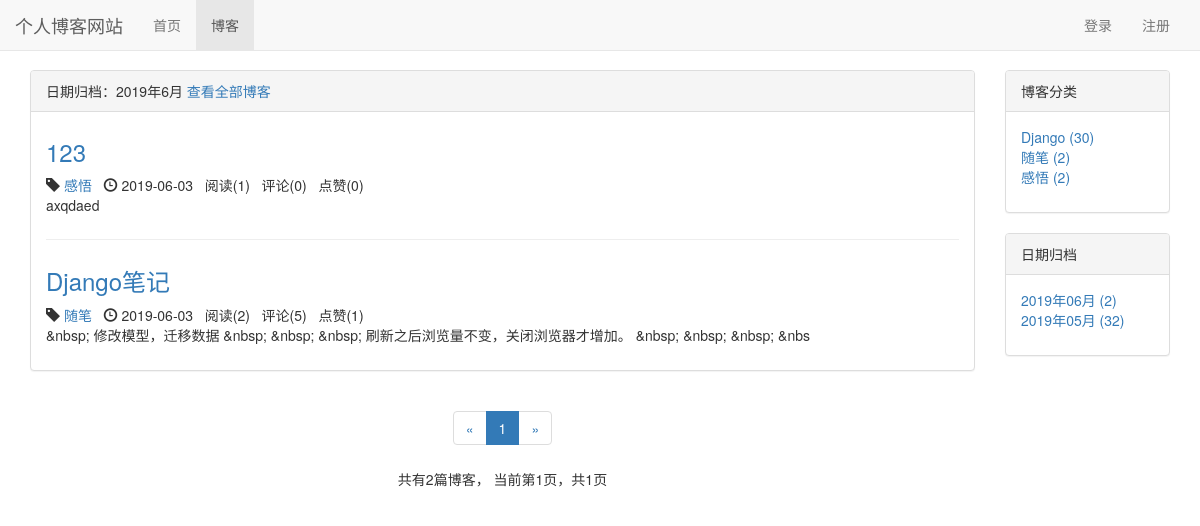
/blog/date/2019/6, run on the app's committed database.
### blog/models.py (models this page shows, shortened)
class Blog(models.Model, ReadNumExpandMethod):
    title = models.CharField(max_length=50)
    blog_type = models.ForeignKey(BlogType, on_delete=models.CASCADE)
    content = RichTextUploadingField()
    author = models.ForeignKey(User, on_delete=models.CASCADE)
    read_details = GenericRelation(ReadDetail)
    created_time = models.DateTimeField(auto_now_add=True)
    last_updated_time = models.DateTimeField(auto_now=True)
    class Meta:
        ordering = ['-created_time']

class BlogType(models.Model):
    type_name = models.CharField(max_length=15)
    def __str__(self):
        return self.type_name

### read_statistics/models.py (models this page shows)
class ReadNum(models.Model):
    read_num = models.IntegerField(default=0)
    content_type = models.ForeignKey(ContentType, on_delete=models.CASCADE)
    object_id = models.PositiveIntegerField()
    content_object = GenericForeignKey('content_type', 'object_id')

### likes/models.py (models this page shows)
class LikeCount(models.Model):
    content_type = models.ForeignKey(ContentType, on_delete=models.CASCADE)
    object_id = models.PositiveIntegerField()
    content_object = GenericForeignKey('content_type', 'object_id')
    liked_num = models.IntegerField(default=0)

### blog/views.py (the view)
# urls.py: path('date/<int:year>/<int:month>', views.blogs_with_date, name="blogs_with_date"),
def blogs_with_date(request, year, month):
    blogs_all_list = Blog.objects.filter(created_time__year=year, created_time__month=month)
    context = get_blog_list_common_data(request, blogs_all_list)
    context['blogs_with_date'] = '%s年%s月' % (year, month)
    return render(request, 'blog/blogs_with_date.html', context)

### comment/templatetags/comment_tags.py (called while the page is built)
@register.simple_tag
def get_comment_count(obj):
    content_type = ContentType.objects.get_for_model(obj)
    return Comment.objects.filter(content_type=content_type, object_id=obj.pk).count()

### likes/templatetags/likes_tags.py (called while the page is built)
@register.simple_tag
def get_like_count(obj):
    content_type = ContentType.objects.get_for_model(obj)
    like_count, created = LikeCount.objects.get_or_create(content_type=content_type, object_id=obj.pk)
    return like_count.liked_num

### read_statistics/models.py (called while the page is built)
    def get_read_num(self):
        try:
            ct = ContentType.objects.get_for_model(self)
            readnum = ReadNum.objects.get(content_type=ct, object_id=self.pk)
            return readnum.read_num
        except exceptions.ObjectDoesNotExist:
            return 0

### user/context_processors.py (called while the page is built)
def login_modal_form(request):
    return {'login_modal_form': LoginForm()}

### blog/templates/blog/blogs_with_date.html (shortened to what this page needs)
{% extends 'blog/blog_list.html' %}
{% block blog_list_title %}
    日期归档：{{ blogs_with_date }}
    <a href="{% url 'blog_list' %}">查看全部博客</a>
{% endblock %}

### blog/templates/blog/blog_list.html (shortened to what this page needs)
{% extends 'base.html' %}
{% block nav_blog_active %}active{% endblock %}
{% load staticfiles %}
{% load comment_tags %}
{% load likes_tags %}
{% block header_extends %}
    <link rel="stylesheet" href="{% static 'blog/blog.css' %}">
{% endblock %}
{% block content %}
    <div class="container">
        <div class="row">
            <div class="col-xs-12 col-sm-8 col-md-9 col-lg-10">
                <div class="panel panel-default">
                    <div class="panel-heading">{% block blog_list_title %}博客列表{% endblock %}</div>
                    <div class="panel-body">
                        {% for blog in blogs %}
                            <div class="blog">
                                <h3><a href="{% url 'blog_detail' blog.pk %}">{{ blog.title }}</a></h3>
                                <p class="blog-info">
                                    <span class="glyphicon glyphicon-tag"></span> <a href="{% url 'blogs_with_type' blog.blog_type.pk %}">{{ blog.blog_type }}</a>&nbsp;&nbsp;
                                    <span class="glyphicon glyphicon-time"></span> {{ blog.created_time|date:"Y-m-d" }}&nbsp;&nbsp;
                                    阅读({{ blog.get_read_num }})&nbsp;&nbsp;
                                    评论({% get_comment_count blog %})&nbsp;&nbsp;
                                    点赞({% get_like_count blog %})
                                </p>
                                <p>{{ blog.content|striptags|truncatechars:120 }}</p>
                            </div>
                        {% empty %}
                            <div class="blog">
                                <h3>暂无博客，敬请期待</h3>
                            </div>
                        {% endfor %}
                    </div>
                </div>
                <div class="paginator">
                    <ul class="pagination">
                        <li>
                            {% if page_of_blogs.has_previous %}
                                <a href="?page={{ page_of_blogs.previous_page_number }}" aria-label="Previous">
                                    <span aria-hidden="true">&laquo;</span>
                                </a>
                            {% else %}
                                <span aria-hidden="true">&laquo;</span>
                            {% endif %}
                        </li>
                        {% for page_num in page_range %}
                            {% if page_num == page_of_blogs.number %}
                                <li class="active"><span>{{ page_num }}</span></li>
                            {% else %}
                                {% if page_num == '...' %}
                                    <li><span>{{ page_num }}</span></li>
                                {% else %}
                                    <li><a href="?page={{ page_num }}">{{ page_num }}</a></li>
                                {% endif %}
                            {% endif %}
                        {% endfor %}
                        <li>
                            {% if page_of_blogs.has_next %}
                                <a href="?page={{ page_of_blogs.next_page_number }}" aria-label="Next">
                                    <span aria-hidden="true">&raquo;</span>
                                </a>
                            {% else %}
                                <span aria-hidden="true">&raquo;</span>
                            {% endif %}
                        </li>
                    </ul>
                    <p>
                        共有{{ page_of_blogs.paginator.count }}篇博客，
                        当前第{{ page_of_blogs.number }}页，共{{ page_of_blogs.paginator.num_pages }}页
                    </p>
                </div>
            </div>
            <div class="hidden-xs col-sm-4 col-md-3 col-lg-2">
                <div class="panel panel-default">
                    <div class="panel-heading">博客分类</div>
                    <div class="panel-body">
                        <ul class="blog-types">
                            {% for blog_type in blog_types %}
                                <li>
                                    <a href="{% url 'blogs_with_type' blog_type.pk %}">
                                        {{ blog_type.type_name }} ({{ blog_type.blog_count }})
                                    </a>
                                </li>
                            {% empty %}
                                <li>暂无分类</li>
                            {% endfor %}
                        </ul>
                    </div>
                </div>
                <div class="panel panel-default">
                    <div class="panel-heading">日期归档</div>
                    <div class="panel-body">
                        <ul>
                            {% for blog_date, blog_count in blog_dates.items %}
                                <li>
                                    <a href="{% url 'blogs_with_date' blog_date.year blog_date.month %}">
                                        {{ blog_date|date:"Y年m月" }} ({{ blog_count }})
                                    </a>
                                </li>
                            {% endfor %}
                        </ul>
                    </div>
                </div>
            </div>
        </div>
    </div>
{% endblock %}

### static/base.css (style rules this page uses)
* { margin: 0; padding: 0; }
body { margin-top: 70px!important; }
ul { list-style-type: none!important; }

### blog/static/blog/blog.css (style rules this page uses)
ul.blog-types { list-style-type: none; }
div.blog:not(:last-child) { margin-bottom: 2em; padding-bottom: 1em; border-bottom: 1px solid #eee; }
div.blog h3 { margin-top: 0.5em; }
div.blog p.blog-info { margin-bottom: 0; }
div.paginator { text-align: center; }

### data on the page
Blog: title "123", blog_type "感悟", created_time "2019-06-03", get_read_num "1", id "0", id.liked_num "0", content "axqdaed"
Blog: title "Django笔记", blog_type "随笔", created_time "2019-06-03", get_read_num "2", id "5", id.liked_num "1", content "&nbsp; 修改模型，迁移数据 &nbsp; &nbsp; &nbsp; 刷新之后浏览量不变，关闭浏览器才增加。 &nbsp; &nbsp; &nbsp; &nbs"
BlogType: type_name "Django", blog_count "30"
BlogType: type_name "随笔", blog_count "2"
BlogType: type_name "感悟", blog_count "2"

### other printed values
{{ blogs_with_date }} "2019年6月"
{{ page_num }} "1"
{{ page_of_blogs.paginator.count }} "2"
{{ page_of_blogs.number }} "1"
{{ page_of_blogs.paginator.num_pages }} "1"
{{ blog_date|date:"Y年m月" }} "2019年06月" "2019年05月"
{{ blog_count }} "2" "32"
